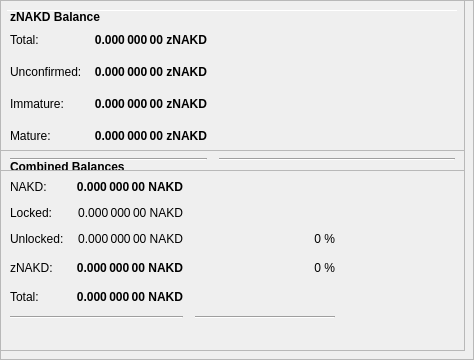
        <widget class="QFrame" name="frameObfuscation">
         <property name="minimumSize">
          <size>
           <width>0</width>
           <height>350</height>
          </size>
         </property>
         <property name="layoutDirection">
          <enum>Qt::LeftToRight</enum>
         </property>
         <property name="frameShape">
          <enum>QFrame::StyledPanel</enum>
         </property>
         <property name="frameShadow">
          <enum>QFrame::Raised</enum>
         </property>
         <widget class="QPushButton" name="runAutoDenom">
          <property name="geometry">
           <rect>
            <x>251</x>
            <y>17</y>
            <width>1</width>
            <height>1</height>
           </rect>
          </property>
          <property name="palette">
           <palette>
            <active>
             <colorrole role="WindowText">
              <brush brushstyle="SolidPattern">
               <color alpha="255">
                <red>0</red>
                <green>0</green>
                <blue>0</blue>
               </color>
              </brush>
             </colorrole>
             <colorrole role="Button">
              <brush brushstyle="SolidPattern">
               <color alpha="255">
                <red>239</red>
                <green>238</green>
                <blue>238</blue>
               </color>
              </brush>
             </colorrole>
             <colorrole role="Light">
              <brush brushstyle="SolidPattern">
               <color alpha="255">
                <red>255</red>
                <green>255</green>
                <blue>255</blue>
               </color>
              </brush>
             </colorrole>
             <colorrole role="Midlight">
              <brush brushstyle="SolidPattern">
               <color alpha="255">
                <red>247</red>
                <green>246</green>
                <blue>246</blue>
               </color>
              </brush>
             </colorrole>
             <colorrole role="Dark">
              <brush brushstyle="SolidPattern">
               <color alpha="255">
                <red>119</red>
                <green>119</green>
                <blue>119</blue>
               </color>
              </brush>
             </colorrole>
             <colorrole role="Mid">
              <brush brushstyle="SolidPattern">
               <color alpha="255">
                <red>159</red>
                <green>159</green>
                <blue>159</blue>
               </color>
              </brush>
             </colorrole>
             <colorrole role="Text">
              <brush brushstyle="SolidPattern">
               <color alpha="255">
                <red>0</red>
                <green>0</green>
                <blue>0</blue>
               </color>
              </brush>
             </colorrole>
             <colorrole role="BrightText">
              <brush brushstyle="SolidPattern">
               <color alpha="255">
                <red>255</red>
                <green>255</green>
                <blue>255</blue>
               </color>
              </brush>
             </colorrole>
             <colorrole role="ButtonText">
              <brush brushstyle="SolidPattern">
               <color alpha="255">
                <red>0</red>
                <green>0</green>
                <blue>0</blue>
               </color>
              </brush>
             </colorrole>
             <colorrole role="Base">
              <brush brushstyle="SolidPattern">
               <color alpha="255">
                <red>255</red>
                <green>255</green>
                <blue>255</blue>
               </color>
              </brush>
             </colorrole>
             <colorrole role="Window">
              <brush brushstyle="SolidPattern">
               <color alpha="255">
                <red>239</red>
                <green>238</green>
                <blue>238</blue>
               </color>
              </brush>
             </colorrole>
             <colorrole role="Shadow">
              <brush brushstyle="SolidPattern">
               <color alpha="255">
                <red>0</red>
                <green>0</green>
                <blue>0</blue>
               </color>
              </brush>
             </colorrole>
             <colorrole role="AlternateBase">
              <brush brushstyle="SolidPattern">
               <color alpha="255">
                <red>247</red>
                <green>246</green>
                <blue>246</blue>
               </color>
              </brush>
             </colorrole>
             <colorrole role="ToolTipBase">
              <brush brushstyle="SolidPattern">
               <color alpha="255">
                <red>255</red>
                <green>255</green>
                <blue>220</blue>
               </color>
              </brush>
             </colorrole>
             <colorrole role="ToolTipText">
              <brush brushstyle="SolidPattern">
               <color alpha="255">
                <red>0</red>
                <green>0</green>
                <blue>0</blue>
               </color>
              </brush>
             </colorrole>
            </active>
            <inactive>
             <colorrole role="WindowText">
              <brush brushstyle="SolidPattern">
               <color alpha="255">
                <red>0</red>
                <green>0</green>
                <blue>0</blue>
               </color>
              </brush>
             </colorrole>
             <colorrole role="Button">
              <brush brushstyle="SolidPattern">
               <color alpha="255">
                <red>239</red>
                <green>238</green>
                <blue>238</blue>
               </color>
              </brush>
             </colorrole>
             <colorrole role="Light">
              <brush brushstyle="SolidPattern">
               <color alpha="255">
                <red>255</red>
                <green>255</green>
                <blue>255</blue>
               </color>
              </brush>
             </colorrole>
             <colorrole role="Midlight">
              <brush brushstyle="SolidPattern">
               <color alpha="255">
                <red>247</red>
                <green>246</green>
                <blue>246</blue>
               </color>
              </brush>
             </colorrole>
             <colorrole role="Dark">
              <brush brushstyle="SolidPattern">
               <color alpha="255">
                <red>119</red>
                <green>119</green>
                <blue>119</blue>
               </color>
              </brush>
             </colorrole>
             <colorrole role="Mid">
              <brush brushstyle="SolidPattern">
               <color alpha="255">
                <red>159</red>
                <green>159</green>
                <blue>159</blue>
               </color>
              </brush>
             </colorrole>
             <colorrole role="Text">
              <brush brushstyle="SolidPattern">
               <color alpha="255">
                <red>0</red>
                <green>0</green>
                <blue>0</blue>
               </color>
              </brush>
             </colorrole>
             <colorrole role="BrightText">
              <brush brushstyle="SolidPattern">
               <color alpha="255">
                <red>255</red>
                <green>255</green>
                <blue>255</blue>
               </color>
              </brush>
             </colorrole>
             <colorrole role="ButtonText">
              <brush brushstyle="SolidPattern">
               <color alpha="255">
                <red>0</red>
                <green>0</green>
                <blue>0</blue>
               </color>
              </brush>
             </colorrole>
             <colorrole role="Base">
              <brush brushstyle="SolidPattern">
               <color alpha="255">
                <red>255</red>
                <green>255</green>
                <blue>255</blue>
               </color>
              </brush>
             </colorrole>
             <colorrole role="Window">
              <brush brushstyle="SolidPattern">
               <color alpha="255">
                <red>239</red>
                <green>238</green>
                <blue>238</blue>
               </color>
              </brush>
             </colorrole>
             <colorrole role="Shadow">
              <brush brushstyle="SolidPattern">
               <color alpha="255">
                <red>0</red>
                <green>0</green>
                <blue>0</blue>
               </color>
              </brush>
             </colorrole>
             <colorrole role="AlternateBase">
              <brush brushstyle="SolidPattern">
               <color alpha="255">
                <red>247</red>
                <green>246</green>
                <blue>246</blue>
               </color>
              </brush>
             </colorrole>
             <colorrole role="ToolTipBase">
              <brush brushstyle="SolidPattern">
               <color alpha="255">
                <red>255</red>
                <green>255</green>
                <blue>220</blue>
               </color>
              </brush>
             </colorrole>
             <colorrole role="ToolTipText">
              <brush brushstyle="SolidPattern">
               <color alpha="255">
                <red>0</red>
                <green>0</green>
                <blue>0</blue>
               </color>
              </brush>
             </colorrole>
            </inactive>
            <disabled>
             <colorrole role="WindowText">
              <brush brushstyle="SolidPattern">
               <color alpha="255">
                <red>119</red>
                <green>119</green>
                <blue>119</blue>
               </color>
              </brush>
             </colorrole>
             <colorrole role="Button">
              <brush brushstyle="SolidPattern">
               <color alpha="255">
                <red>239</red>
                <green>238</green>
                <blue>238</blue>
               </color>
              </brush>
             </colorrole>
             <colorrole role="Light">
              <brush brushstyle="SolidPattern">
               <color alpha="255">
                <red>255</red>
                <green>255</green>
                <blue>255</blue>
               </color>
              </brush>
             </colorrole>
             <colorrole role="Midlight">
              <brush brushstyle="SolidPattern">
               <color alpha="255">
                <red>247</red>
                <green>246</green>
                <blue>246</blue>
               </color>
              </brush>
             </colorrole>
             <colorrole role="Dark">
              <brush brushstyle="SolidPattern">
               <color alpha="255">
                <red>119</red>
                <green>119</green>
                <blue>119</blue>
               </color>
              </brush>
             </colorrole>
             <colorrole role="Mid">
              <brush brushstyle="SolidPattern">
               <color alpha="255">
                <red>159</red>
                <green>159</green>
                <blue>159</blue>
               </color>
              </brush>
             </colorrole>
             <colorrole role="Text">
              <brush brushstyle="SolidPattern">
               <color alpha="255">
                <red>119</red>
                <green>119</green>
                <blue>119</blue>
               </color>
              </brush>
             </colorrole>
             <colorrole role="BrightText">
              <brush brushstyle="SolidPattern">
               <color alpha="255">
                <red>255</red>
                <green>255</green>
                <blue>255</blue>
               </color>
              </brush>
             </colorrole>
             <colorrole role="ButtonText">
              <brush brushstyle="SolidPattern">
               <color alpha="255">
                <red>119</red>
                <green>119</green>
                <blue>119</blue>
               </color>
              </brush>
             </colorrole>
             <colorrole role="Base">
              <brush brushstyle="SolidPattern">
               <color alpha="255">
                <red>239</red>
                <green>238</green>
                <blue>238</blue>
               </color>
              </brush>
             </colorrole>
             <colorrole role="Window">
              <brush brushstyle="SolidPattern">
               <color alpha="255">
                <red>239</red>
                <green>238</green>
                <blue>238</blue>
               </color>
              </brush>
             </colorrole>
             <colorrole role="Shadow">
              <brush brushstyle="SolidPattern">
               <color alpha="255">
                <red>0</red>
                <green>0</green>
                <blue>0</blue>
               </color>
              </brush>
             </colorrole>
             <colorrole role="AlternateBase">
              <brush brushstyle="SolidPattern">
               <color alpha="255">
                <red>239</red>
                <green>238</green>
                <blue>238</blue>
               </color>
              </brush>
             </colorrole>
             <colorrole role="ToolTipBase">
              <brush brushstyle="SolidPattern">
               <color alpha="255">
                <red>255</red>
                <green>255</green>
                <blue>220</blue>
               </color>
              </brush>
             </colorrole>
             <colorrole role="ToolTipText">
              <brush brushstyle="SolidPattern">
               <color alpha="255">
                <red>0</red>
                <green>0</green>
                <blue>0</blue>
               </color>
              </brush>
             </colorrole>
            </disabled>
           </palette>
          </property>
          <property name="focusPolicy">
           <enum>Qt::NoFocus</enum>
          </property>
          <property name="autoFillBackground">
           <bool>true</bool>
          </property>
          <property name="text">
           <string/>
          </property>
          <property name="flat">
           <bool>true</bool>
          </property>
         </widget>
         <widget class="Line" name="line">
          <property name="geometry">
           <rect>
            <x>7</x>
            <y>10</y>
            <width>451</width>
            <height>1</height>
           </rect>
          </property>
          <property name="orientation">
           <enum>Qt::Horizontal</enum>
          </property>
         </widget>
         <widget class="QFrame" name="frame_3">
          <property name="geometry">
           <rect>
            <x>0</x>
            <y>150</y>
            <width>465</width>
            <height>201</height>
           </rect>
          </property>
          <property name="frameShape">
           <enum>QFrame::StyledPanel</enum>
          </property>
          <property name="frameShadow">
           <enum>QFrame::Raised</enum>
          </property>
          <layout class="QVBoxLayout" name="verticalLayout_5">
           <item>
            <layout class="QHBoxLayout" name="horizontalLayout_5" stretch="0">
             <item>
              <widget class="QLabel" name="label_5z">
               <property name="maximumSize">
                <size>
                 <width>16777215</width>
                 <height>20</height>
                </size>
               </property>
               <property name="font">
                <font>
                 <weight>75</weight>
                 <bold>true</bold>
                </font>
               </property>
               <property name="toolTip">
                <string>Combined Balances (including unconfirmed and immature coins)</string>
               </property>
               <property name="text">
                <string>&lt;html&gt;&lt;head/&gt;&lt;body&gt;&lt;p&gt;Combined Balances&lt;/p&gt;&lt;/body&gt;&lt;/html&gt;</string>
               </property>
              </widget>
             </item>
            </layout>
           </item>
           <item>
            <layout class="QGridLayout" name="gridLayout_3">
             <property name="spacing">
              <number>12</number>
             </property>
             <item row="7" column="0" colspan="2">
              <widget class="Line" name="lineSpendableBalance_3">
               <property name="orientation">
                <enum>Qt::Horizontal</enum>
               </property>
              </widget>
             </item>
             <item row="7" column="2">
              <widget class="Line" name="lineWatchBalance_3">
               <property name="sizePolicy">
                <sizepolicy hsizetype="Preferred" vsizetype="Fixed">
                 <horstretch>0</horstretch>
                 <verstretch>0</verstretch>
                </sizepolicy>
               </property>
               <property name="minimumSize">
                <size>
                 <width>140</width>
                 <height>0</height>
                </size>
               </property>
               <property name="orientation">
                <enum>Qt::Horizontal</enum>
               </property>
              </widget>
             </item>
             <item row="4" column="1">
              <widget class="QLabel" name="labelzBalancez">
               <property name="font">
                <font>
                 <weight>75</weight>
                 <bold>true</bold>
                </font>
               </property>
               <property name="cursor">
                <cursorShape>IBeamCursor</cursorShape>
               </property>
               <property name="toolTip">
                <string>Total of transactions that have yet to be confirmed, and do not yet count toward the spendable balance</string>
               </property>
               <property name="text">
                <string notr="true">0.000 000 00 NAKD</string>
               </property>
               <property name="alignment">
                <set>Qt::AlignRight|Qt::AlignTrailing|Qt::AlignVCenter</set>
               </property>
               <property name="textInteractionFlags">
                <set>Qt::LinksAccessibleByMouse|Qt::TextSelectableByKeyboard|Qt::TextSelectableByMouse</set>
               </property>
              </widget>
             </item>
             <item row="6" column="1">
              <widget class="QLabel" name="labelTotalz">
               <property name="font">
                <font>
                 <weight>75</weight>
                 <bold>true</bold>
                </font>
               </property>
               <property name="cursor">
                <cursorShape>IBeamCursor</cursorShape>
               </property>
               <property name="toolTip">
                <string>Total Balance, including unconfirmed and immature coins.</string>
               </property>
               <property name="text">
                <string notr="true">0.000 000 00 NAKD</string>
               </property>
               <property name="alignment">
                <set>Qt::AlignRight|Qt::AlignTrailing|Qt::AlignVCenter</set>
               </property>
               <property name="textInteractionFlags">
                <set>Qt::LinksAccessibleByMouse|Qt::TextSelectableByKeyboard|Qt::TextSelectableByMouse</set>
               </property>
              </widget>
             </item>
             <item row="4" column="3">
              <spacer name="horizontalSpacer_6">
               <property name="orientation">
                <enum>Qt::Horizontal</enum>
               </property>
               <property name="sizeHint" stdset="0">
                <size>
                 <width>40</width>
                 <height>20</height>
                </size>
               </property>
              </spacer>
             </item>
             <item row="6" column="0">
              <widget class="QLabel" name="labelTotalTextz">
               <property name="text">
                <string>Total:</string>
               </property>
              </widget>
             </item>
             <item row="1" column="0">
              <widget class="QLabel" name="labelBalanceTextz">
               <property name="text">
                <string>NAKD:</string>
               </property>
              </widget>
             </item>
             <item row="1" column="1">
              <widget class="QLabel" name="labelBalancez">
               <property name="font">
                <font>
                 <weight>75</weight>
                 <bold>true</bold>
                </font>
               </property>
               <property name="cursor">
                <cursorShape>IBeamCursor</cursorShape>
               </property>
               <property name="toolTip">
                <string>Your current spendable balance</string>
               </property>
               <property name="text">
                <string notr="true">0.000 000 00 NAKD</string>
               </property>
               <property name="alignment">
                <set>Qt::AlignRight|Qt::AlignTrailing|Qt::AlignVCenter</set>
               </property>
               <property name="textInteractionFlags">
                <set>Qt::LinksAccessibleByMouse|Qt::TextSelectableByKeyboard|Qt::TextSelectableByMouse</set>
               </property>
              </widget>
             </item>
             <item row="4" column="0">
              <widget class="QLabel" name="labelzBalanceTextz">
               <property name="toolTip">
                <string/>
               </property>
               <property name="text">
                <string>zNAKD:</string>
               </property>
              </widget>
             </item>
             <item row="4" column="2">
              <widget class="QLabel" name="labelzNAKDPercent">
               <property name="toolTip">
                <string>Current percentage of zNAKD.
If AutoMint is enabled this percentage will settle around the configured AutoMint percentage (default = 10%)</string>
               </property>
               <property name="text">
                <string>0 %</string>
               </property>
               <property name="alignment">
                <set>Qt::AlignRight|Qt::AlignTrailing|Qt::AlignVCenter</set>
               </property>
              </widget>
             </item>
             <item row="6" column="2">
              <widget class="QLabel" name="label100Percent">
               <property name="text">
                <string/>
               </property>
               <property name="alignment">
                <set>Qt::AlignRight|Qt::AlignTrailing|Qt::AlignVCenter</set>
               </property>
              </widget>
             </item>
             <item row="2" column="1">
              <widget class="QLabel" name="labelLockedBalance">
               <property name="toolTip">
                <string>Locked NAKD or Masternode collaterals. These are excluded from zNAKD minting.</string>
               </property>
               <property name="text">
                <string>0.000 000 00 NAKD</string>
               </property>
               <property name="alignment">
                <set>Qt::AlignRight|Qt::AlignTrailing|Qt::AlignVCenter</set>
               </property>
              </widget>
             </item>
             <item row="2" column="0">
              <widget class="QLabel" name="labelLockedBalanceText">
               <property name="toolTip">
                <string>Locked NAKD or Masternode collaterals. These are excluded from zNAKD minting.</string>
               </property>
               <property name="text">
                <string>Locked:</string>
               </property>
              </widget>
             </item>
             <item row="3" column="0">
              <widget class="QLabel" name="labelUnLockedBalanceText">
               <property name="toolTip">
                <string>Unlocked NAKDs. These can be used for zNAKD minting.</string>
               </property>
               <property name="text">
                <string>Unlocked:</string>
               </property>
              </widget>
             </item>
             <item row="3" column="1">
              <widget class="QLabel" name="labelUnLockedBalance">
               <property name="toolTip">
                <string>Unlocked NAKDs. These can be used for zNAKD minting.</string>
               </property>
               <property name="text">
                <string>0.000 000 00 NAKD</string>
               </property>
               <property name="alignment">
                <set>Qt::AlignRight|Qt::AlignTrailing|Qt::AlignVCenter</set>
               </property>
              </widget>
             </item>
             <item row="3" column="2">
              <widget class="QLabel" name="labelNAKDPercent">
               <property name="text">
                <string>0 %</string>
               </property>
               <property name="alignment">
                <set>Qt::AlignRight|Qt::AlignTrailing|Qt::AlignVCenter</set>
               </property>
              </widget>
             </item>
            </layout>
           </item>
           <item>
            <spacer name="verticalSpacer">
             <property name="orientation">
              <enum>Qt::Vertical</enum>
             </property>
             <property name="sizeHint" stdset="0">
              <size>
               <width>20</width>
               <height>40</height>
              </size>
             </property>
            </spacer>
           </item>
          </layout>
         </widget>
         <widget class="QFrame" name="frame_4">
          <property name="geometry">
           <rect>
            <x>0</x>
            <y>0</y>
            <width>465</width>
            <height>171</height>
           </rect>
          </property>
          <property name="frameShape">
           <enum>QFrame::StyledPanel</enum>
          </property>
          <property name="frameShadow">
           <enum>QFrame::Raised</enum>
          </property>
          <layout class="QVBoxLayout" name="verticalLayout_7">
           <item>
            <layout class="QHBoxLayout" name="horizontalLayout_8" stretch="0">
             <item>
              <widget class="QLabel" name="label_5z_3">
               <property name="maximumSize">
                <size>
                 <width>16777215</width>
                 <height>20</height>
                </size>
               </property>
               <property name="font">
                <font>
                 <weight>75</weight>
                 <bold>true</bold>
                </font>
               </property>
               <property name="text">
                <string>zNAKD Balance</string>
               </property>
              </widget>
             </item>
            </layout>
           </item>
           <item>
            <layout class="QGridLayout" name="gridLayout_5">
             <property name="spacing">
              <number>12</number>
             </property>
             <item row="4" column="0">
              <widget class="QLabel" name="labelzBalanceMatureText">
               <property name="toolTip">
                <string>Mature: more than 20 confirmation and more than 1 mints of the same denomination after it was minted.
These zNAKD are spendable.</string>
               </property>
               <property name="text">
                <string>Mature:</string>
               </property>
              </widget>
             </item>
             <item row="5" column="0" colspan="2">
              <widget class="Line" name="lineSpendableBalance_5">
               <property name="orientation">
                <enum>Qt::Horizontal</enum>
               </property>
              </widget>
             </item>
             <item row="1" column="1">
              <widget class="QLabel" name="labelzBalance">
               <property name="font">
                <font>
                 <weight>75</weight>
                 <bold>true</bold>
                </font>
               </property>
               <property name="cursor">
                <cursorShape>IBeamCursor</cursorShape>
               </property>
               <property name="toolTip">
                <string>All available zNAKD, unconfirmed and immature zNAKD included.</string>
               </property>
               <property name="text">
                <string notr="true">0.000 000 00 zNAKD</string>
               </property>
               <property name="alignment">
                <set>Qt::AlignRight|Qt::AlignTrailing|Qt::AlignVCenter</set>
               </property>
               <property name="textInteractionFlags">
                <set>Qt::LinksAccessibleByMouse|Qt::TextSelectableByKeyboard|Qt::TextSelectableByMouse</set>
               </property>
              </widget>
             </item>
             <item row="5" column="2">
              <widget class="Line" name="lineWatchBalance_5">
               <property name="sizePolicy">
                <sizepolicy hsizetype="Preferred" vsizetype="Fixed">
                 <horstretch>0</horstretch>
                 <verstretch>0</verstretch>
                </sizepolicy>
               </property>
               <property name="minimumSize">
                <size>
                 <width>140</width>
                 <height>0</height>
                </size>
               </property>
               <property name="orientation">
                <enum>Qt::Horizontal</enum>
               </property>
              </widget>
             </item>
             <item row="1" column="0">
              <widget class="QLabel" name="labelzBalanceText">
               <property name="toolTip">
                <string>All available zNAKD, unconfirmed and immature zNAKD included.</string>
               </property>
               <property name="text">
                <string>Total:</string>
               </property>
              </widget>
             </item>
             <item row="1" column="2">
              <spacer name="horizontalSpacer_8">
               <property name="orientation">
                <enum>Qt::Horizontal</enum>
               </property>
               <property name="sizeHint" stdset="0">
                <size>
                 <width>40</width>
                 <height>20</height>
                </size>
               </property>
              </spacer>
             </item>
             <item row="4" column="2">
              <spacer name="horizontalSpacer_4">
               <property name="orientation">
                <enum>Qt::Horizontal</enum>
               </property>
               <property name="sizeHint" stdset="0">
                <size>
                 <width>40</width>
                 <height>20</height>
                </size>
               </property>
              </spacer>
             </item>
             <item row="4" column="1">
              <widget class="QLabel" name="labelzBalanceMature">
               <property name="font">
                <font>
                 <weight>75</weight>
                 <bold>true</bold>
                </font>
               </property>
               <property name="toolTip">
                <string>Mature: more than 20 confirmation and more than 1 mints of the same denomination after it was minted.
These zNAKD are spendable.</string>
               </property>
               <property name="text">
                <string>0.000 000 00 zNAKD</string>
               </property>
               <property name="alignment">
                <set>Qt::AlignRight|Qt::AlignTrailing|Qt::AlignVCenter</set>
               </property>
              </widget>
             </item>
             <item row="2" column="0">
              <widget class="QLabel" name="labelzBalanceUnconfirmedText">
               <property name="toolTip">
                <string>Unconfirmed: less than 20 confirmations
Immature: confirmed, but less than 1 mints of the same denomination after it was minted</string>
               </property>
               <property name="text">
                <string>Unconfirmed:</string>
               </property>
              </widget>
             </item>
             <item row="2" column="1">
              <widget class="QLabel" name="labelzBalanceUnconfirmed">
               <property name="font">
                <font>
                 <weight>75</weight>
                 <bold>true</bold>
                </font>
               </property>
               <property name="toolTip">
                <string>Unconfirmed: less than 20 confirmations
Immature: confirmed, but less than 1 mints of the same denomination after it was minted</string>
               </property>
               <property name="text">
                <string>0.000 000 00 zNAKD</string>
               </property>
               <property name="alignment">
                <set>Qt::AlignRight|Qt::AlignTrailing|Qt::AlignVCenter</set>
               </property>
              </widget>
             </item>
             <item row="2" column="2">
              <spacer name="horizontalSpacer_5">
               <property name="orientation">
                <enum>Qt::Horizontal</enum>
               </property>
               <property name="sizeHint" stdset="0">
                <size>
                 <width>40</width>
                 <height>20</height>
                </size>
               </property>
              </spacer>
             </item>
             <item row="3" column="0">
              <widget class="QLabel" name="labelzBalanceImmatureText">
               <property name="toolTip">
                <string>Unconfirmed: less than 20 confirmations
Immature: confirmed, but less than 1 mints of the same denomination after it was minted</string>
               </property>
               <property name="text">
                <string>Immature:</string>
               </property>
              </widget>
             </item>
             <item row="3" column="1">
              <widget class="QLabel" name="labelzBalanceImmature">
               <property name="font">
                <font>
                 <weight>75</weight>
                 <bold>true</bold>
                </font>
               </property>
               <property name="toolTip">
                <string>Unconfirmed: less than 20 confirmations
Immature: confirmed, but less than 1 mints of the same denomination after it was minted</string>
               </property>
               <property name="text">
                <string>0.000 000 00 zNAKD</string>
               </property>
               <property name="alignment">
                <set>Qt::AlignRight|Qt::AlignTrailing|Qt::AlignVCenter</set>
               </property>
              </widget>
             </item>
             <item row="3" column="2">
              <spacer name="horizontalSpacer_7">
               <property name="orientation">
                <enum>Qt::Horizontal</enum>
               </property>
               <property name="sizeHint" stdset="0">
                <size>
                 <width>40</width>
                 <height>20</height>
                </size>
               </property>
              </spacer>
             </item>
            </layout>
           </item>
          </layout>
         </widget>
        </widget>
